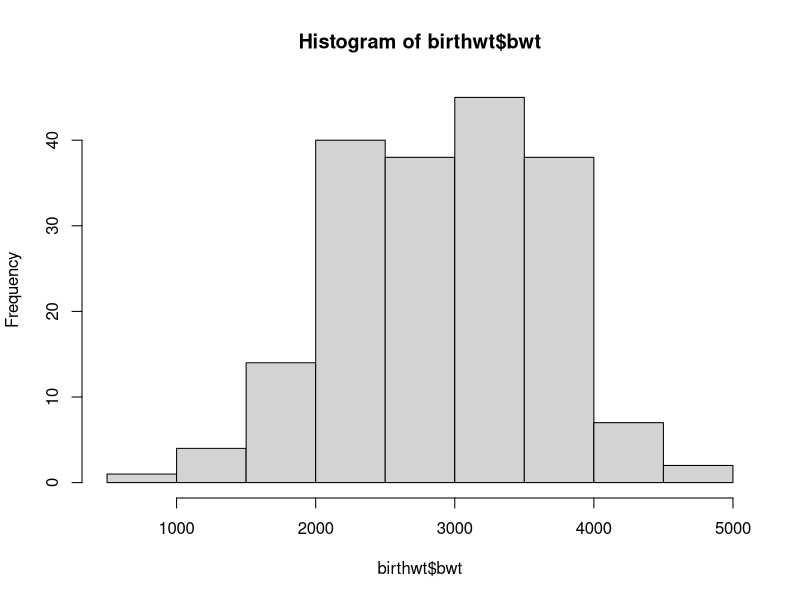
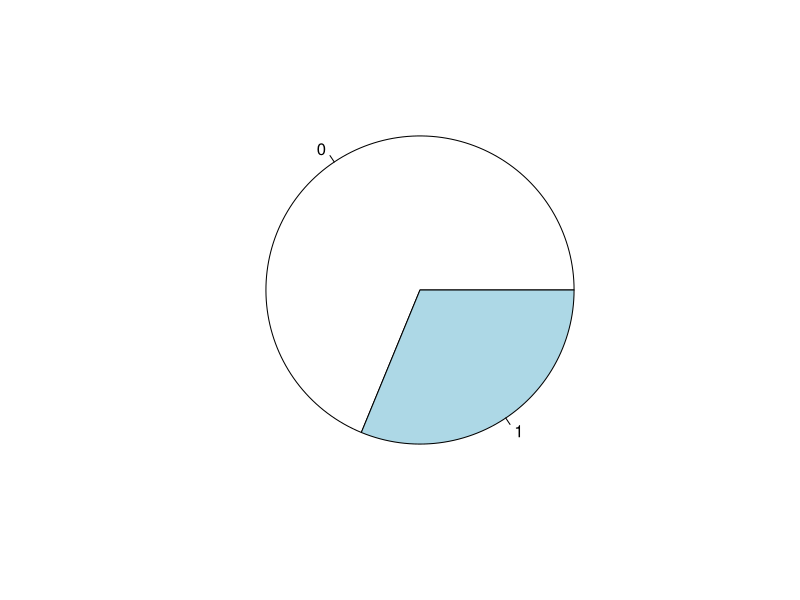
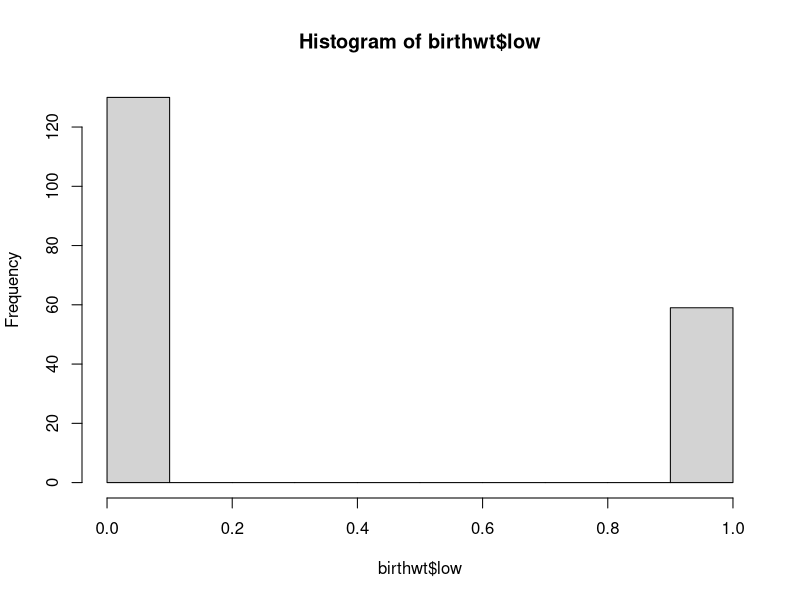
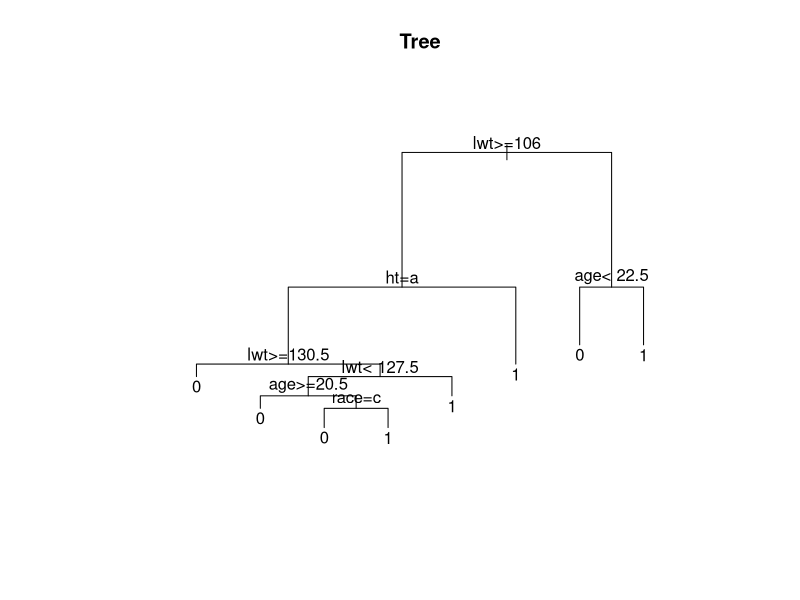

These charts were generated, in order, by the following R code:
library(MASS)         #library for datsets
library(rpart)

head(birthwt)
View(birthwt)

hist(birthwt$bwt)   #histogram acc to weight

summary(birthwt)

table(birthwt$low)

pie(table(birthwt$low))

hist(birthwt$low)     #0  1
#                     130 59      130/59=68.5%

cols <- c('low', 'race', 'smoke', 'ht', 'ui')

birthwt[cols] <- lapply(birthwt[cols], as.factor)
birthwt$low = as.factor(birthwt$low)

is.factor(birthwt$low)

#use cross validation function set.seed
set.seed(1)   # number in bracket dosent have any significance it can be anything
set.seed(23)

train <- sample(1:nrow(birthwt), 0.750 * nrow(birthwt))  # train using 75% of data

birthwTree <- rpart(low ~.-bwt, data = birthwt[train,], method = 'class')       #we want to predict low and we will take all attributes except birthweight

#to create a tree
plot(birthwTree, margin = 0.2, main="Tree")

#to display text on tree
text(birthwTree, cex=1.0)

summary(birthwTree)


birthwPred <- predict(birthwTree, birthwt[-train,], type = 'class')  
table(birthwPred, birthwt[-train, ]$low)
#birthwPred  0  1
#0 25  7
#1 11  5            accuracy is (25+5)/(25+5+7+11) = 63%












